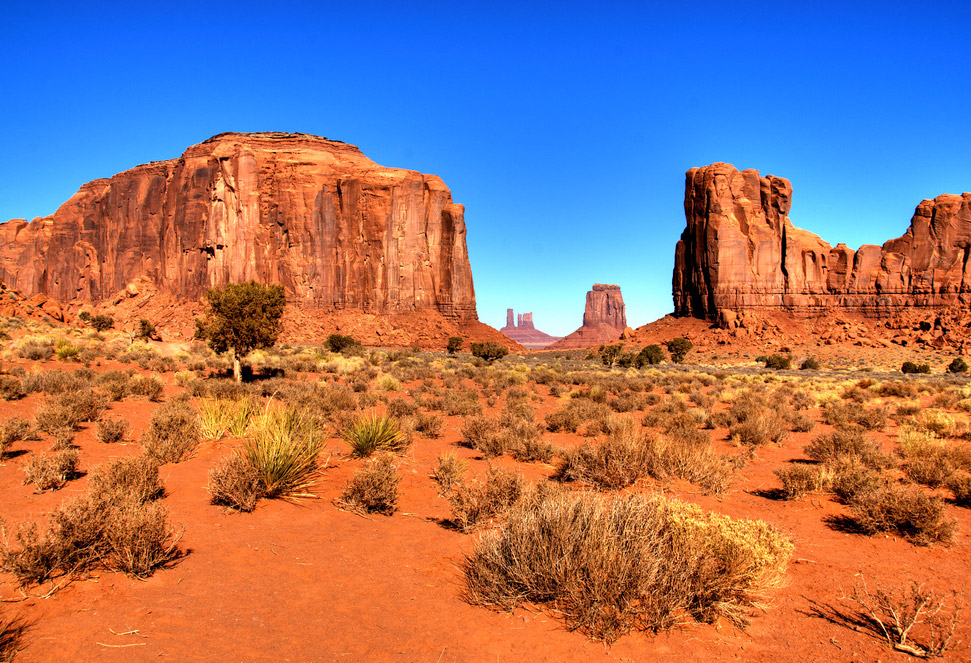
#> input picture images/arizona.jpg, 971 x 663 px
$ python CamouflageImage.py ../images/arizona.jpg '../images/cópia de mountain.jpg'   (Python 2 division)
#> lines starting #> are read from the running program, lines starting #| are printed output that depends on the picture
### source_code/ImageProcessor.py
import numpy as np
import Tkinter as tk
from Tkinter import Tk, Frame, BOTH
import cv2

# [15 lines left out: function overlapImages, not called in this run]

def luminance(image):
    result = image
    height, width, channels = image.shape
    for row in range(0,height):
        for column in range(0,width - 1):
            color = image[row, column]

            if color[3] !=0:
                l = 0.299 * color[0] + 0.587 * color[1] + 0.114 * color[2]
                result[row, column] = [l,l,l,color[3]]
    return result

def luminanceNoAlpha(image):
    result = image
    height, width, channels = image.shape
    for row in range(0,height):
        for column in range(0,width - 1):
            color = image[row, column]
            l = 0.299 * color[0] + 0.587 * color[1] + 0.114 * color[2]
            result[row, column] = [l,l,l]
    return result

# [60 lines left out: functions quantization, quantizationNoAlpha, brightness, not called in this run]

### source_code/CamouflageImage.py
#import Tkinter as tk
#import numpy as np
import ImageProcessor as ip
import cv2
import sys
import time
#from Tkinter import Tk, Frame, BOTH

#####################################
# C A M O U F L A G E     I M A G E #
# by                                #
#                                   #
# Augusto Boranga                   #
# Nicolas Pessutto                  #
#####################################

### Constants ###

quantizationLevels = [0,85,170,255]

### Functions ###

# [75 lines left out: functions calculateBrightnessDiff, adjustBrightness, createTextures, correctEmptyTextures, applyTextures, not called in this run]

def pixelIsValid(pixel):
    return pixel[3] > 0

### Main ###

start_time = time.time()

# Open images
print "> reading input"
background = cv2.imread(sys.argv[1], 1)
#> background is the input picture: shape (663, 971, 3); mean B, G, R 115.3, 116.8, 152.1
overlay = cv2.imread(sys.argv[2], -1)
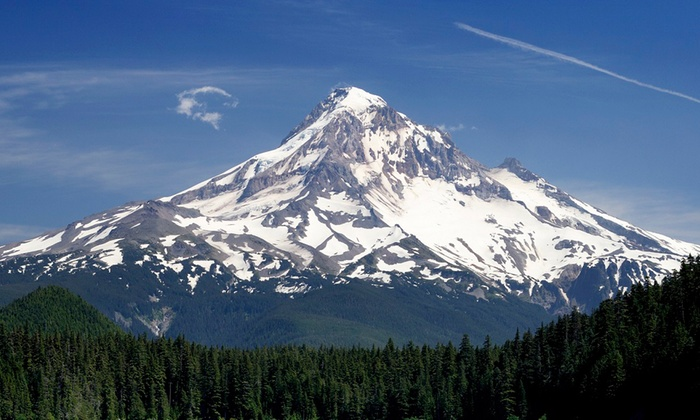
#> input picture images/cópia de mountain.jpg, 700 x 420 px
#> overlay is the input picture: shape (420, 700, 3); mean B, G, R 127, 102.6, 82.7
# partial = ip.overlapImages(background, overlay)
# cv2.destroyAllWindows()
# cv2.imshow("Result", partial)

# Image processing
bg = background

print "> applying luminance"
bg = ip.luminanceNoAlpha(bg)
#> after the loop in luminanceNoAlpha, `for row in range(0,height):`:
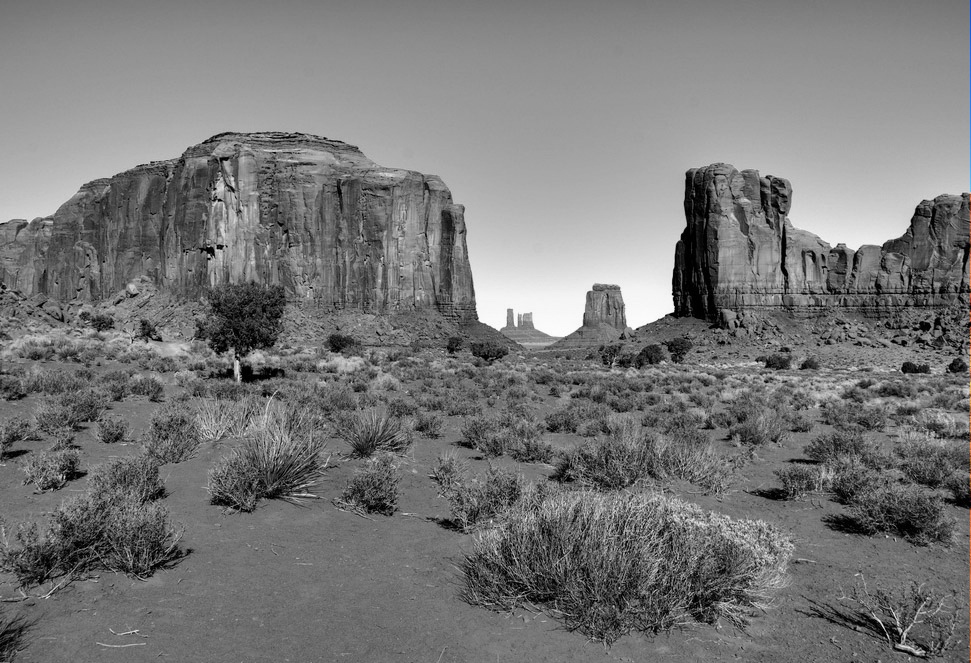
#> result: shape (663, 971, 3); mean B, G, R 119.9, 119.9, 119.9
processedOverlay = ip.luminance(overlay)
#> (the run stopped early here; a loop or call above may not have finished)
